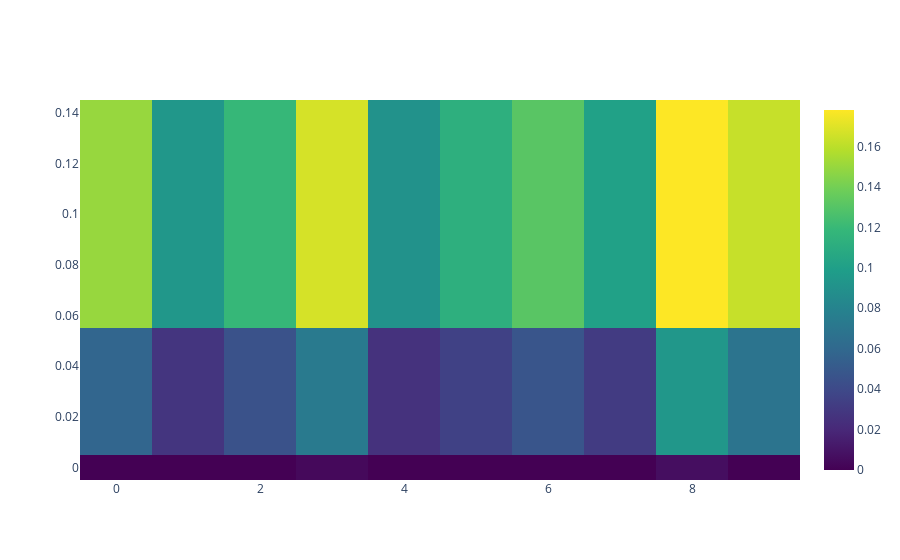
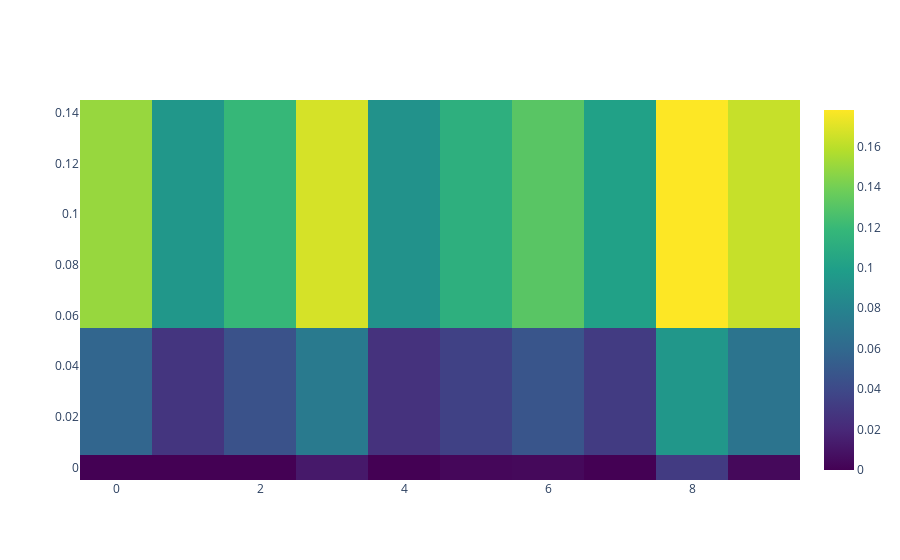
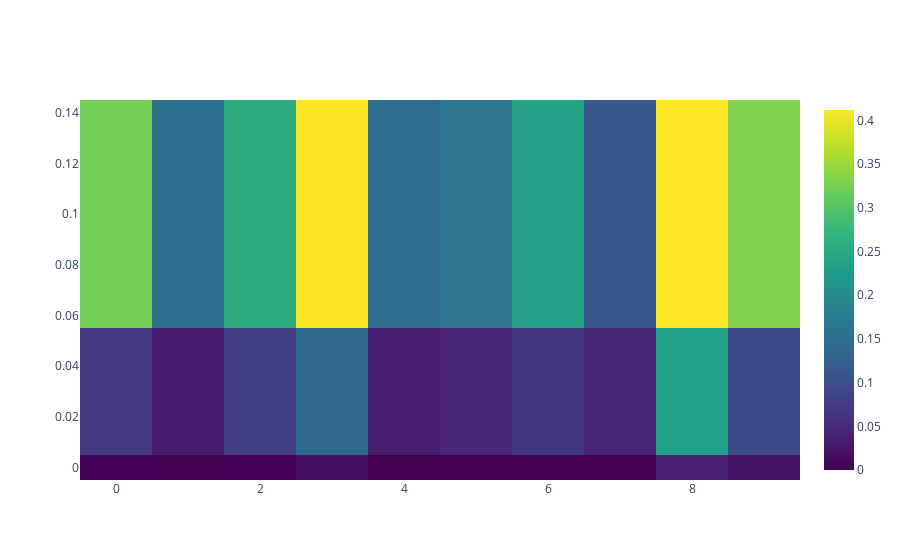

Notebook code for these charts, in order:
### Code cell
# plotly of the ||g*|| for each isd and each lambda value
import plotly.graph_objects as go
import plotly.express as px
import plotly.io as pio

def plotly_heatmap(df, isd, val, figsize=(10,5), log:bool = False, vmin:float = None, vmax:float = None, fmt=".0e"):
        t = df[dd['isd'] == isd].pivot_table(index='la', columns='num_target', values=val)
        norm = matplotlib.colors.LogNorm(vmin=vmin, vmax=vmax) if log else None
        fig = go.Figure(data=go.Heatmap(
                   z=t,
                   x=t.columns,
                   y=t.index,
                   colorscale='Viridis'))
        fig.show()
      
for isd in [1, 3, 7]:
    plotly_heatmap(dd, isd, par, log=False, vmin=1e-7, vmax=1e-2)
    print(f'{par} for isd = ' + str(isd))

### Figure 1 — Plotly figure (JSON) as saved in the notebook; plotly's stock layout.template omitted (floating-point values rounded to 4 significant figures)
{"data": [{"colorscale": [[0, "#440154"], [0.1111, "#482878"], [0.2222, "#3e4989"], [0.3333, "#31688e"], [0.4444, "#26828e"], [0.5556, "#1f9e89"], [0.6667, "#35b779"], [0.7778, "#6ece58"], [0.8889, "#b5de2b"], [1, "#fde725"]], "type": "heatmap", "x": [0, 1, 2, 3, 4, 5, 6, 7, 8, 9], "y": [0, 0.01, 0.1], "z": [[1.17e-06, 5.81e-07, 1.69e-06, 0.004, 6.16e-07, 7.11e-07, 8.56e-07, 4.83e-07, 0.00671, 6.38e-06], [0.0579, 0.0276, 0.0453, 0.0729, 0.0257, 0.0348, 0.0472, 0.031, 0.0938, 0.0684], [0.15, 0.0942, 0.119, 0.167, 0.0904, 0.112, 0.131, 0.101, 0.178, 0.163]]}], "layout": {}}

### Figure 2 — Plotly figure (JSON) as saved in the notebook; plotly's stock layout.template omitted (floating-point values rounded to 4 significant figures)
{"data": [{"colorscale": [[0, "#440154"], [0.1111, "#482878"], [0.2222, "#3e4989"], [0.3333, "#31688e"], [0.4444, "#26828e"], [0.5556, "#1f9e89"], [0.6667, "#35b779"], [0.7778, "#6ece58"], [0.8889, "#b5de2b"], [1, "#fde725"]], "type": "heatmap", "x": [0, 1, 2, 3, 4, 5, 6, 7, 8, 9], "y": [0, 0.01, 0.1], "z": [[1.09e-11, 1.38e-35, 4.74e-09, 0.012, 8.15e-193, 0.00303, 0.004, 1.62e-12, 0.0313, 0.004], [0.0579, 0.0276, 0.0453, 0.0729, 0.0257, 0.0348, 0.0472, 0.031, 0.0938, 0.0684], [0.15, 0.0942, 0.119, 0.167, 0.0904, 0.112, 0.131, 0.101, 0.178, 0.163]]}], "layout": {}}

### Figure 3 — Plotly figure (JSON) as saved in the notebook; plotly's stock layout.template omitted (floating-point values rounded to 4 significant figures)
{"data": [{"colorscale": [[0, "#440154"], [0.1111, "#482878"], [0.2222, "#3e4989"], [0.3333, "#31688e"], [0.4444, "#26828e"], [0.5556, "#1f9e89"], [0.6667, "#35b779"], [0.7778, "#6ece58"], [0.8889, "#b5de2b"], [1, "#fde725"]], "type": "heatmap", "x": [0, 1, 2, 3, 4, 5, 6, 7, 8, 9], "y": [0, 0.01, 0.1], "z": [[0.00391, 0.0012, 0.00214, 0.0148, 1.26e-05, 2.01e-05, 0.0016, 0.000702, 0.0376, 0.0195], [0.0697, 0.0317, 0.0765, 0.142, 0.0327, 0.0421, 0.0685, 0.0416, 0.233, 0.0974], [0.323, 0.153, 0.257, 0.409, 0.145, 0.164, 0.237, 0.112, 0.412, 0.333]]}], "layout": {}}
